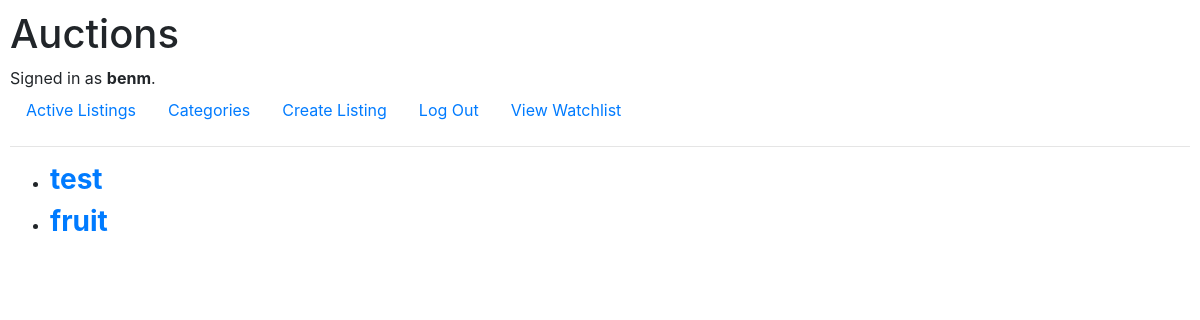
The page /categories (signed in) on the database as committed earlier.
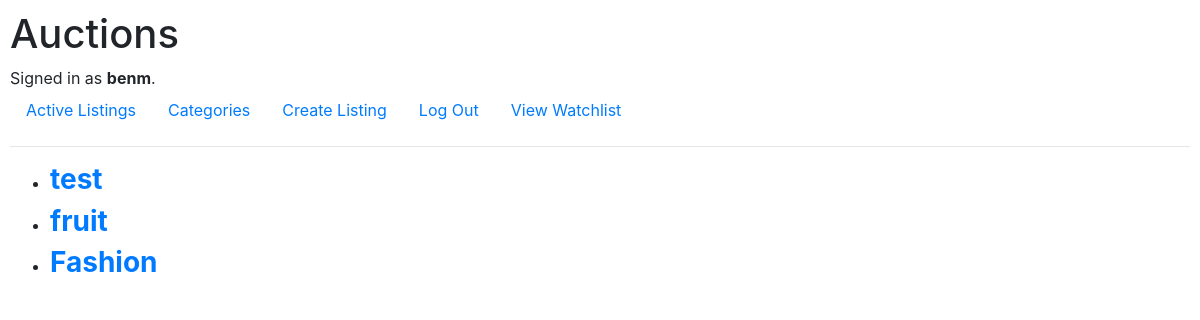
The same page on the database as committed later.
### auctions/models.py (models this page shows)
class Category(models.Model):
    name = models.CharField(max_length=64)

### auctions/views.py (the view)
# urls.py: path("categories", views.categories, name="categories"),
def categories(request):
    categories = Category.objects.all()
    return render(request, "auctions/categories.html", {"categories": categories})

### auctions/templates/auctions/categories.html
{% extends "auctions/layout.html" %}
{% block body %}
    <ul>
        {% for category in categories%}
            <li>
                <h3><a href="categories/{{category.id}}"><strong>{{ category.name }}</strong></a></h3>
            </li>
        {% endfor %}
    </ul>
{% endblock %}

Rows that differ between the two databases and show on the page:
added Category: name "Fashion"
